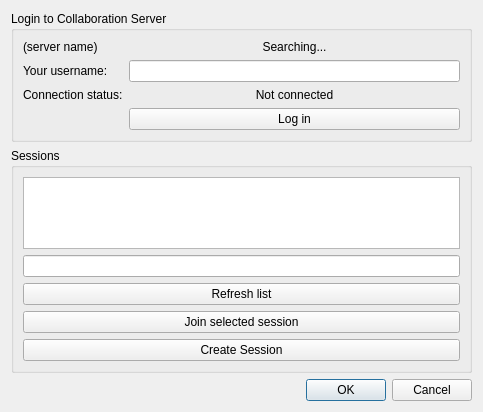
<?xml version="1.0" encoding="UTF-8"?>
<ui version="4.0">
 <class>SessionJoinDialog</class>
 <widget class="QDialog" name="SessionJoinDialog">
  <property name="geometry">
   <rect>
    <x>0</x>
    <y>0</y>
    <width>483</width>
    <height>412</height>
   </rect>
  </property>
  <property name="windowTitle">
   <string>Dialog</string>
  </property>
  <layout class="QVBoxLayout" name="verticalLayout">
   <item>
    <widget class="QGroupBox" name="groupBox">
     <property name="title">
      <string>Login to Collaboration Server</string>
     </property>
     <layout class="QFormLayout" name="formLayout">
      <item row="0" column="0">
       <widget class="QLabel" name="serverName">
        <property name="text">
         <string>(server name)</string>
        </property>
       </widget>
      </item>
      <item row="0" column="1">
       <widget class="QLabel" name="serverIP">
        <property name="text">
         <string>Searching...</string>
        </property>
        <property name="alignment">
         <set>Qt::AlignCenter</set>
        </property>
       </widget>
      </item>
      <item row="1" column="0">
       <widget class="QLabel" name="label_2">
        <property name="text">
         <string>Your username:</string>
        </property>
       </widget>
      </item>
      <item row="1" column="1">
       <widget class="QLineEdit" name="userName"/>
      </item>
      <item row="2" column="0">
       <widget class="QLabel" name="label_3">
        <property name="text">
         <string>Connection status:</string>
        </property>
       </widget>
      </item>
      <item row="2" column="1">
       <widget class="QLabel" name="connectionStatus">
        <property name="text">
         <string>Not connected</string>
        </property>
        <property name="alignment">
         <set>Qt::AlignCenter</set>
        </property>
       </widget>
      </item>
      <item row="3" column="1">
       <widget class="QPushButton" name="pushButton">
        <property name="text">
         <string>Log in</string>
        </property>
       </widget>
      </item>
     </layout>
    </widget>
   </item>
   <item>
    <widget class="QGroupBox" name="groupBox_2">
     <property name="title">
      <string>Sessions</string>
     </property>
     <layout class="QVBoxLayout" name="verticalLayout_2">
      <item>
       <widget class="QListWidget" name="sessionList"/>
      </item>
      <item>
       <widget class="QLineEdit" name="password"/>
      </item>
      <item>
       <widget class="QPushButton" name="refreshList">
        <property name="text">
         <string>Refresh list</string>
        </property>
       </widget>
      </item>
      <item>
       <widget class="QPushButton" name="joinSession">
        <property name="text">
         <string>Join selected session</string>
        </property>
       </widget>
      </item>
      <item>
       <widget class="QPushButton" name="btn_createSession">
        <property name="text">
         <string>Create Session</string>
        </property>
       </widget>
      </item>
     </layout>
    </widget>
   </item>
   <item>
    <widget class="QDialogButtonBox" name="buttonBox">
     <property name="orientation">
      <enum>Qt::Horizontal</enum>
     </property>
     <property name="standardButtons">
      <set>QDialogButtonBox::Cancel|QDialogButtonBox::Ok</set>
     </property>
    </widget>
   </item>
  </layout>
 </widget>
 <resources/>
 <connections>
  <connection>
   <sender>buttonBox</sender>
   <signal>accepted()</signal>
   <receiver>SessionJoinDialog</receiver>
   <slot>accept()</slot>
   <hints>
    <hint type="sourcelabel">
     <x>248</x>
     <y>254</y>
    </hint>
    <hint type="destinationlabel">
     <x>157</x>
     <y>274</y>
    </hint>
   </hints>
  </connection>
  <connection>
   <sender>buttonBox</sender>
   <signal>rejected()</signal>
   <receiver>SessionJoinDialog</receiver>
   <slot>reject()</slot>
   <hints>
    <hint type="sourcelabel">
     <x>316</x>
     <y>260</y>
    </hint>
    <hint type="destinationlabel">
     <x>286</x>
     <y>274</y>
    </hint>
   </hints>
  </connection>
 </connections>
</ui>
